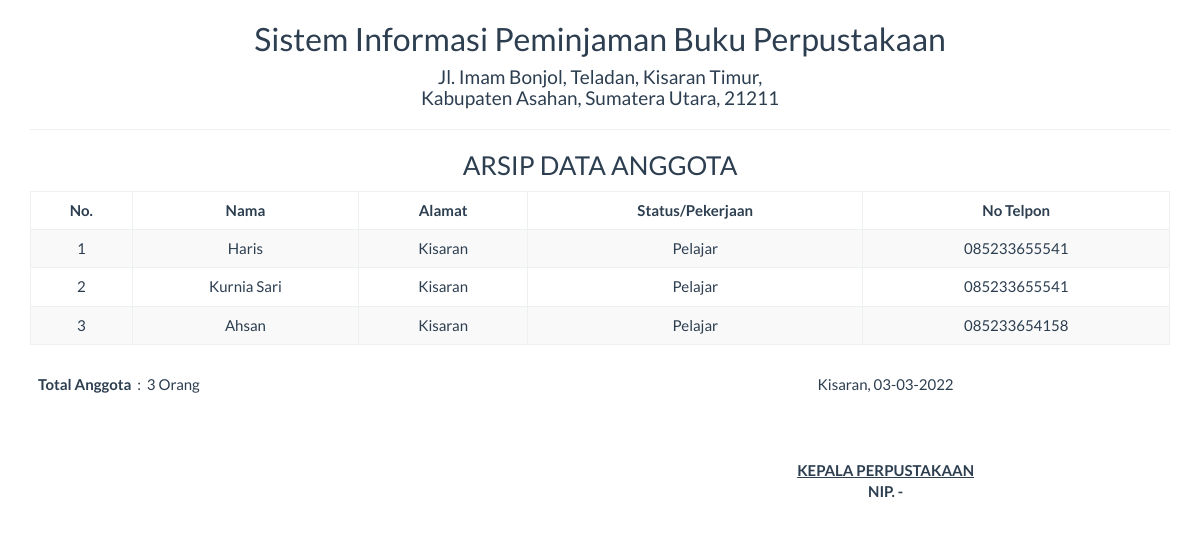
Screenshot of /report/anggota.php with the database file from the repository.
### tables this page shows
CREATE TABLE `anggota` (
  `id_anggota` int(11) NOT NULL,
  `nama` varchar(255) DEFAULT NULL,
  `alamat` varchar(255) DEFAULT NULL,
  `status_pekerjaan` varchar(255) DEFAULT NULL,
  `no_telpon` varchar(20) DEFAULT NULL
);

### report/anggota.php (the view, shortened to what this page needs)
<?php
  include '../config/koneksi.php';
?>
<!DOCTYPE html>
<html>
    <head>
        <link href="../Assets/css/bootstrap.min.css" rel="stylesheet" type="text/css"/>
    </head>
    <body onload="print()">
        <div class="container">
            <div class='row'>
                  <div class="col-sm-12">
                    <div class="text-center">
                        <h2>Sistem Informasi Peminjaman Buku Perpustakaan </h2>
                        <h4>Jl. Imam Bonjol, Teladan, Kisaran Timur, <br> Kabupaten Asahan, Sumatera Utara, 21211</h4>
                        <hr>
                        <h3>ARSIP DATA ANGGOTA</h3>
                        <table class="table table-bordered table-striped table-hover">
                          <thead>
                            <tr>
                              <th><center>No.</center></th>
                              <th><center>Nama</center></th>
                              <th><center>Alamat</center></th>
                              <th><center>Status/Pekerjaan</center></th>
                              <th><center>No Telpon</center></th>
                            </tr>
                          </thead>
                          <tbody>
                            <?php
                            $sql = "SELECT * FROM anggota ORDER BY id_anggota DESC";
                            $query = mysqli_query($koneksi, $sql) or die("SQL Anda Salah");
                            $nomor = 0;
                            while ($data = mysqli_fetch_array($query)) {
                            $nomor++;
                            ?>
                            <tr>
                              <td><?= $nomor ?></td>
                              <td><?= $data['nama'] ?></td>
                              <td><?= $data['alamat'] ?></td>
                              <td><?= $data['status_pekerjaan'] ?></td>
                              <td><?= $data['no_telpon'] ?></td>
                            </tr>
                            <?php } ?>
                          </tbody>
                        </table>
                        <table class="table">
                                <tbody>
                                    <tr>
                                        <td>
                                            <table>
                                                <?php
                                                    $sql3 = "SELECT id_anggota FROM anggota";
                                                    $query3 = mysqli_query($koneksi, $sql3) or die("SQL Anda Salah");
                                                    $total = mysqli_num_rows($query3);
                                                ?>
                                                <tr>
                                                    <th>Total Anggota</th><td>&nbsp;  : &nbsp;</td><td> <?= $total ?> Orang</td>
                                                </tr>
                                            </table>
                                        </td>
                                        <td></td>
                                        <td>
                                            <div class="text-center">
                                                Kisaran,  <?= date("d-m-Y") ?>
                                                <br><br><br><br>
                                                <u><strong>KEPALA PERPUSTAKAAN<strong></u><br>
                                                NIP. -
                                            </div>
                                        </td>
                                    </tr>
                                </tbody>
                        </table>
                    </div>
                  </div>
            </div>
        </div>
    </body>
</html>

### rows the page displays
anggota: nama "Haris", alamat "Kisaran", status_pekerjaan "Pelajar", no_telpon "085233655541"
anggota: nama "Kurnia Sari", alamat "Kisaran", status_pekerjaan "Pelajar", no_telpon "085233655541"
anggota: nama "Ahsan", alamat "Kisaran", status_pekerjaan "Pelajar", no_telpon "085233654158"

### other values shown
$total "3"
